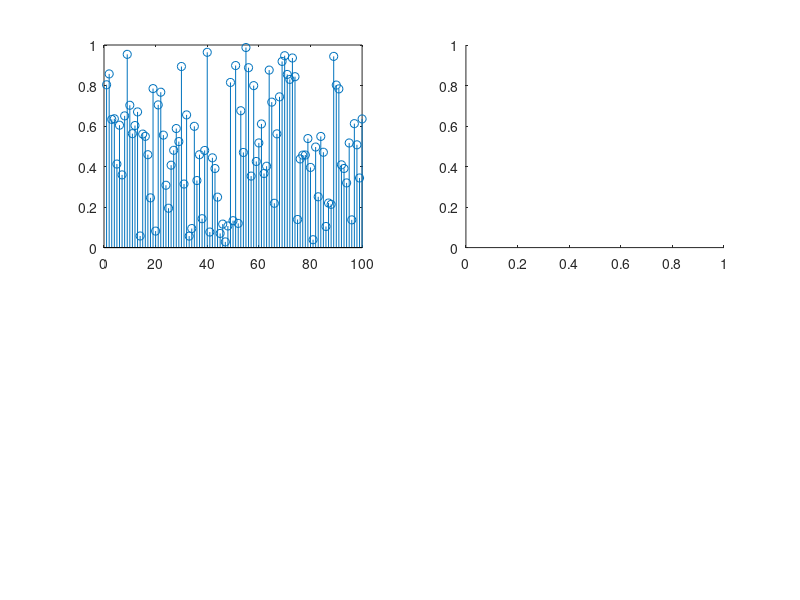

The MATLAB source for this figure: (Note: this script raises an error after producing the figure.)
%©ALRAAAFI (ID-22111128:JSTUCSE4th)
clc;
clear all;
close all;

%uniform distribution
y = rand(1,100);
x = 1:1:100;

subplot(2,2,1);
stem(x,y);



subplot(2,2,2);
histogram(y,10);





%random distribution
z = randn(1,100);
subplot(2,2,3);
stem(x,z);

subplot(2,2,4);
histogram(z,10)